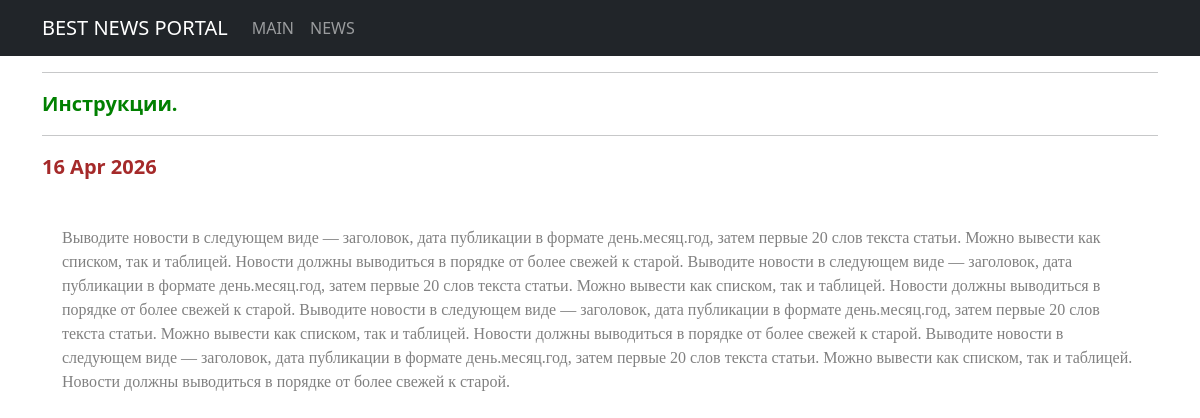
Page /news/5/ on the committed database.
### news/models.py (models this page shows, shortened)
class Post(models.Model):
    ARTICLE = 'AR'
    NEWS = 'NW'
    TYPE_CHOICES = [(ARTICLE, 'Статья'), (NEWS, 'Новость')]
    author = models.ForeignKey(Author, on_delete=models.CASCADE)
    post_type = models.CharField(max_length=2, choices=TYPE_CHOICES, default=ARTICLE)
    created_at = models.DateTimeField(auto_now_add=True)
    categories = models.ManyToManyField(Category, through='PostCategory')
    title = models.CharField(max_length=250)
    text = models.TextField()
    rating = models.IntegerField(default=0)

### news/views.py (the view)
# urls.py: path('<int:pk>/', PostDetailView.as_view()),
class PostDetailView(DetailView):
    model = Post
    template_name = 'flatpages/post_detail.html'
    context_object_name = 'post'

### templates/flatpages/post_detail.html
{% extends 'flatpages/default.html' %}
{% block content %}
<hr>
    <div style="text-align: left; color: green; font-size: 20px; font-weight: bold;">
        {{ post.title }}
    </div>
<hr>
    <div style="text-align: left;
    font-size: 20px; color: brown; font-weight: bold;">{{ post.created_at|date:"d M Y" }}</div>
<br>
    <div style="text-align: left;
               color: grey; font-family: tahoma; padding: 20px;">
        {{ post.text }}
    </div>
{% endblock %}

### rows in the picture
Post: title "Инструкции.", created_at "16 Apr 2026", text "Выводите новости в следующем виде — заголовок, дата публикации в формате день.месяц.год, затем первые 20 слов текста статьи. Можно вывести как списком, так и таблицей. Новости должны выводиться в порядке от более свежей к старой. Выводите новости в следующем виде — заголовок, дата публикации в формате день.месяц.год, затем первые 20 слов текста статьи. Можно вывести как списком, так и таблицей. Новости должны выводиться в порядке от более свежей к старой. Выводите новости в следующем виде — заголовок, дата публикации в формате день.месяц.год, затем первые 20 слов текста статьи. Можно вывести как списком, так и таблицей. Новости должны выводиться в порядке от более свежей к старой. Выводите…"
